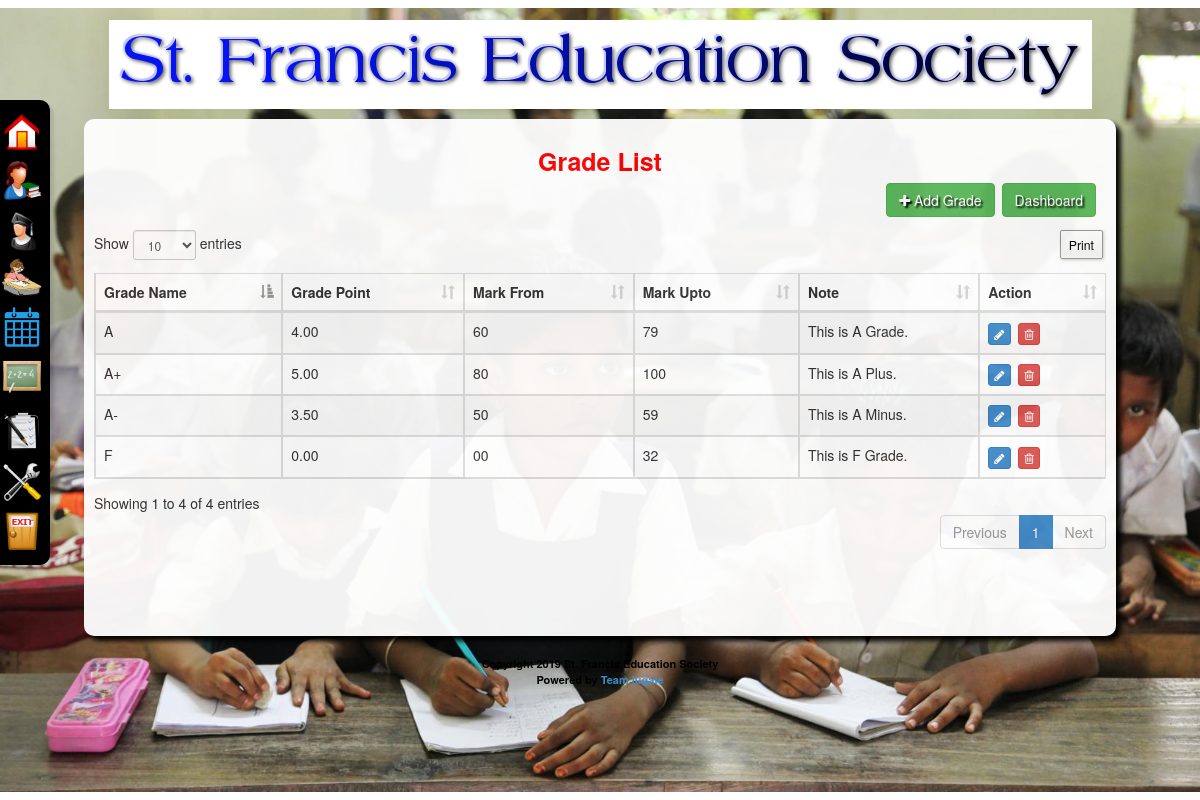
The app's page /grade/grade_list.php (signed in) with its own data.
### tables this page shows
CREATE TABLE IF NOT EXISTS `tbl_add_grade` (
  `g_id` int(11) NOT NULL AUTO_INCREMENT,
  `g_name` varchar(100) NOT NULL,
  `g_point` varchar(100) NOT NULL,
  `g_from` varchar(100) NOT NULL,
  `g_upto` varchar(100) NOT NULL,
  `g_note` varchar(500) NOT NULL,
  `created_date` timestamp NOT NULL DEFAULT CURRENT_TIMESTAMP,
  PRIMARY KEY (`g_id`)
);

### grade/grade_list.php (the view, shortened to what this page needs)
<?php include('../header.php');
?>
<link type="text/css" href="<?php echo WEB_URL; ?>css/bootstrap.css" rel="stylesheet" />
<div class="content content_inside">
  <div class="header_text">
    <div class="header_text_left">Grade List</div>
    <div class="top_common_bar">
      <div class="obj_right" style="padding-right:10px !important;"><a class="btn btn_add_new btn-success" href="<?php echo WEB_URL; ?>grade/add_grade.php"><i class="fa fa-plus"></i>&nbsp;Add Grade</a>&nbsp;<a class="btn btn_add_new btn-success" href="<?php echo WEB_URL; ?>dashboard.php"><i class="fa"></i>Dashboard</a></div>
    </div>
  </div>
  <div>
    <table class="table sakotable table-bordered table-striped dt-responsive">
      <thead>
        <tr>
          <th>Grade Name</th>
          <th>Grade Point</th>
          <th>Mark From</th>
		  <th>Mark Upto</th>
		  <th>Note</th>
          <th>Action</th>
        </tr>
      </thead>
      <tbody>
        <?php
				$result = mysql_query("Select * from tbl_add_grade order by g_id desc",$link);
				while($row = mysql_fetch_array($result)){?>
        <tr>
          <td><?php echo $row['g_name']; ?></td>
          <td><?php echo $row['g_point']; ?></td>
          <td><?php echo $row['g_from']; ?></td>
          <td><?php echo $row['g_upto']; ?></td>
		  <td><?php echo $row['g_note']; ?></td>
          <td><a title="Edit" data-toggle="tooltip" data-placement="top" class="btn btn-primary btn-xs mrg" href="<?php echo WEB_URL;?>grade/add_grade.php?id=<?php echo $row['g_id']; ?>"><i class="fa fa-pencil"></i></a>&nbsp;&nbsp;<a title="Delete" data-toggle="tooltip" data-placement="top" class="btn btn-danger btn-xs mrg" onClick="deleteGrade(<?php echo $row['g_id']; ?>);" href="javascript:void(0);"><i class="fa fa-trash-o"></i></a></td>
        </tr>
        <?php } mysql_close($link); ?>
      </tbody>
    </table>
  </div>
</div>
<?php include('../copyright.php');?>
</div>
<?php include('../footer.php');?>

### css/style.css (style rules this page uses)
body { font-family: Verdana,Arial,Helvetica,sans-serif; font-size: 12px; }
.content { width:86%; height:auto; margin:0 auto; background:#fff; opacity: 0.95; box-shadow:5px 5px 5px #000; border-radius:10px; min-height:517px; position:relative; }
.content_inside { padding:10px; }
a { outline:none !important; }
.header_text { width:100%; font-size:25px; color:red; text-align:center; font-weight:bold; padding-top:15px; margin-bottom:20px; }
.header_text_left { width:100%; text-align:center; }
.top_common_bar { margin-bottom:50px; }
.obj_right { float:right; }

### records on screen
tbl_add_grade: g_name "F", g_point "0.00", g_from "00", g_upto "32", g_note "This is F Grade."
tbl_add_grade: g_name "A-", g_point "3.50", g_from "50", g_upto "59", g_note "This is A Minus."
tbl_add_grade: g_name "A", g_point "4.00", g_from "60", g_upto "79", g_note "This is A Grade."
tbl_add_grade: g_name "A+", g_point "5.00", g_from "80", g_upto "100", g_note "This is A Plus."
